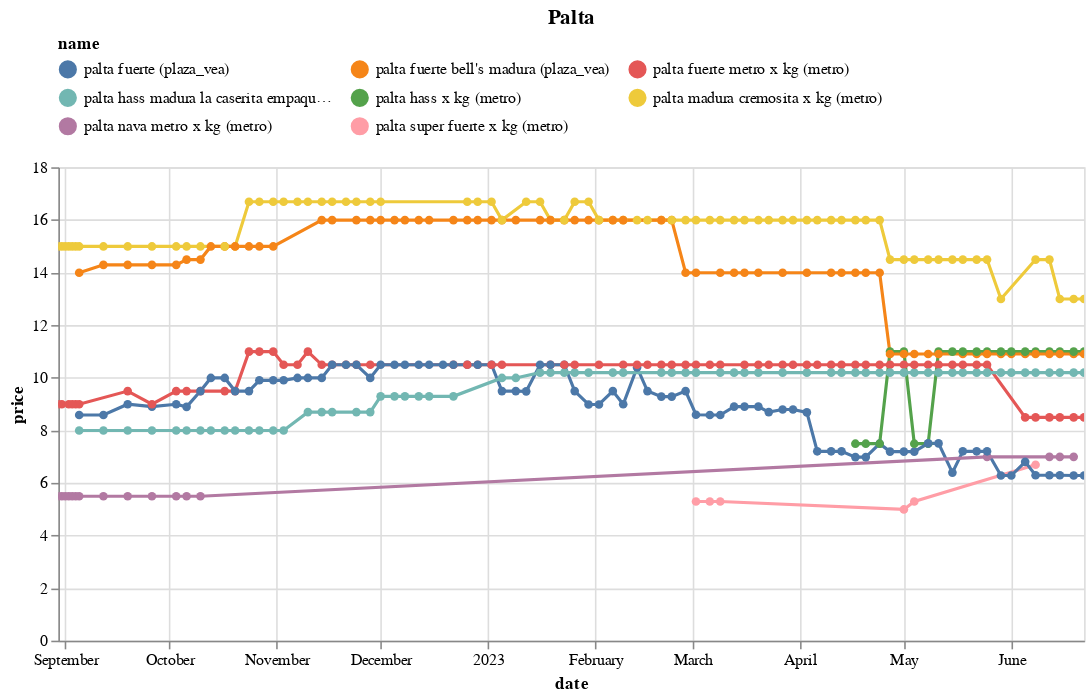

This figure's notebook cell:
### Code cell
(df
 .loc[df.name.isin(names)]
 .pipe(alt.Chart)
 .mark_line(point=True)
 .encode(x='date', y='price', color='name', tooltip=['name','price'])
 .properties(width=650, title='Palta')
 .interactive()
 .configure_legend(orient='top', columns=3)
)

### Figure 1 — Vega-Lite specification as saved in the notebook (floating-point values rounded to 4 significant figures; data arrays with more than 128 entries replaced by an {"elided": "..."} marker saying what was removed)
{"config": {"view": {"continuousWidth": 300, "continuousHeight": 300}, "legend": {"columns": 3, "orient": "top"}}, "data": {"name": "data-f4c9b9d2139dc746bde7cedd1bba4f78"}, "mark": {"type": "line", "point": true}, "encoding": {"color": {"field": "name", "type": "nominal"}, "tooltip": [{"field": "name", "type": "nominal"}, {"field": "price", "type": "quantitative"}], "x": {"field": "date", "type": "temporal"}, "y": {"field": "price", "type": "quantitative"}}, "params": [{"name": "param_14", "select": {"type": "interval", "encodings": ["x", "y"]}, "bind": "scales"}], "title": "Palta", "width": 650, "$schema": "https://vega.github.io/schema/vega-lite/v5.8.0.json", "datasets": {"data-f4c9b9d2139dc746bde7cedd1bba4f78": {"elided": "401 records"}}}
